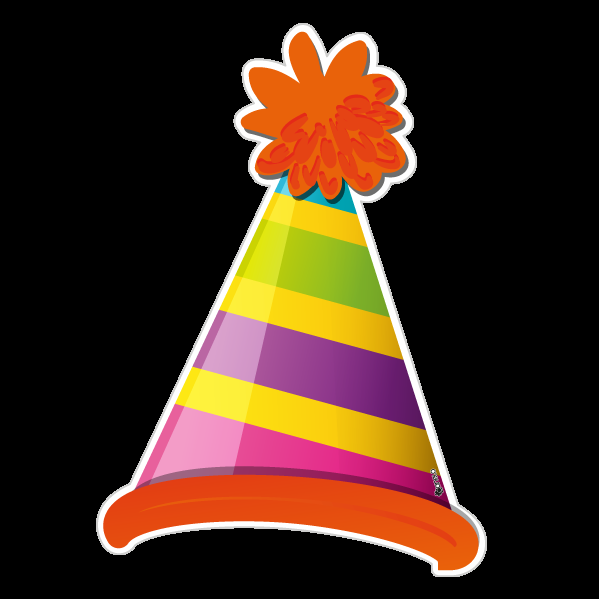
#> input picture 실전04/hat.png, 599 x 599 px
$ python '실전04_얼굴을 인식해서 모자 씌우기.py'
#> lines starting #> are read from the running program, lines starting #| are printed output that depends on the picture; after the words box and inside, x2 and y2 are one past the last pixel; in counts of white or black regions, pixels touching at a corner belong together
import cv2

img_hat = cv2.imread("hat.png", cv2.IMREAD_UNCHANGED);
#> img_hat is the input picture: shape (599, 599, 4); mean B, G, R, A 24.8, 40.3, 63.7, 75.4
img_hat = cv2.resize(img_hat,(200,100))
#> img_hat: shape (100, 200, 4)
_,mask = cv2.threshold(img_hat[:,:,3],1,255,cv2.THRESH_BINARY)
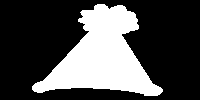
#> mask: shape (100, 200); 30% white; 1 white region, box (x1, y1, x2, y2) and area: (32, 4, 163, 96) 6002

mask_inv = cv2.bitwise_not(mask)
img_hat = cv2.cvtColor(img_hat,cv2.COLOR_BGRA2BGR)
#> img_hat: shape (100, 200, 3)

face_cascade = cv2.CascadeClassifier("xml/haarcascade_frontalface_alt2.xml")

cap = cv2.VideoCapture(0)

while True:
	ret, frame = cap.read()
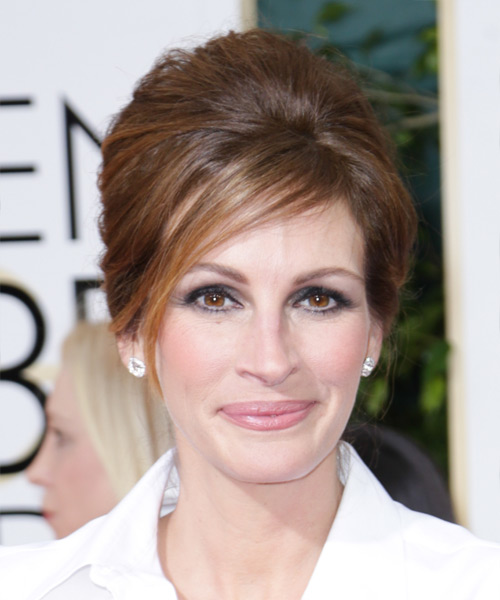
#> input picture 실전04/jr.jpg, 500 x 600 px, given in place of the camera
#> frame is the input picture: shape (600, 500, 3); mean B, G, R 151.6, 157.2, 170.6
	img_gray = cv2.cvtColor(frame, cv2.COLOR_BGR2GRAY)
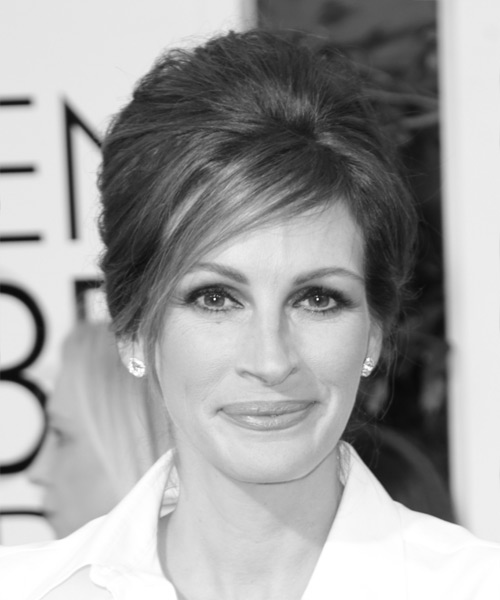
#> img_gray: shape (600, 500); min 9, max 255, mean 160.6
	faces = face_cascade.detectMultiScale(img_gray, 1.3, 5)
#> faces = [[136, 203, 262, 262]]
	for (x,y,w,h) in faces:
		cv2.rectangle(frame,(x,y),(x+w,y+h),(255,0,0 ),2)

		x1=int((x+(w/2))-(img_hat.shape[1]/2))
		x2=int((x+(w/2))+(img_hat.shape[1]/2))
		y1 = y - img_hat.shape[0] - 10
		y2 = y - 10
		if x1 < 0 or y1 < 0 or x2 >= frame.shape[1] or y2 >= frame.shape[0]:
			continue
		roi = frame[y1:y2, x1:x2]
		masked_fg = cv2.bitwise_and(img_hat, img_hat, mask=mask)
		masked_bg = cv2.bitwise_and(roi, roi, mask=mask_inv)

		added = masked_fg + masked_bg

		frame[y1:y2, x1:x2] = added
		#frame[y1:y2, x1:x2]= img_hat

		cv2.imshow('frame_win', frame)
#> this loop made 1 pass
#> (x, y, w, h, x1, x2, y1, y2) on pass 1: (136, 203, 262, 262, 167, 367, 93, 193)
#> pass 1, `roi = frame[y1:y2, x1:x2]`:
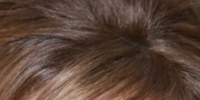
#> roi: shape (100, 200, 3); mean B, G, R 53.8, 65.6, 88
#> pass 1, `masked_bg = cv2.bitwise_and(roi, roi, mask=mask_inv)`:
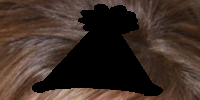
#> masked_bg: shape (100, 200, 3); mean B, G, R 38.1, 46.1, 61.7
#> pass 1, `added = masked_fg + masked_bg`:
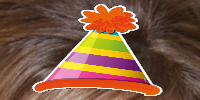
#> added: shape (100, 200, 3); mean B, G, R 62.8, 86.3, 125.3
#> after the loop:
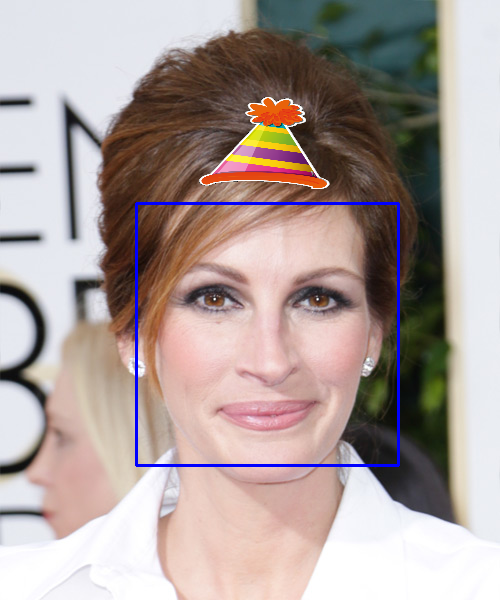
#> frame: shape (600, 500, 3); 3.05% of pixels changed, all inside (x1, y1, x2, y2) = (135, 97, 400, 467)

	if cv2.waitKey(1) == 32:
#> (key Esc is pressed here)
		break

cap.release()
cv2.destroyAllWindows()
